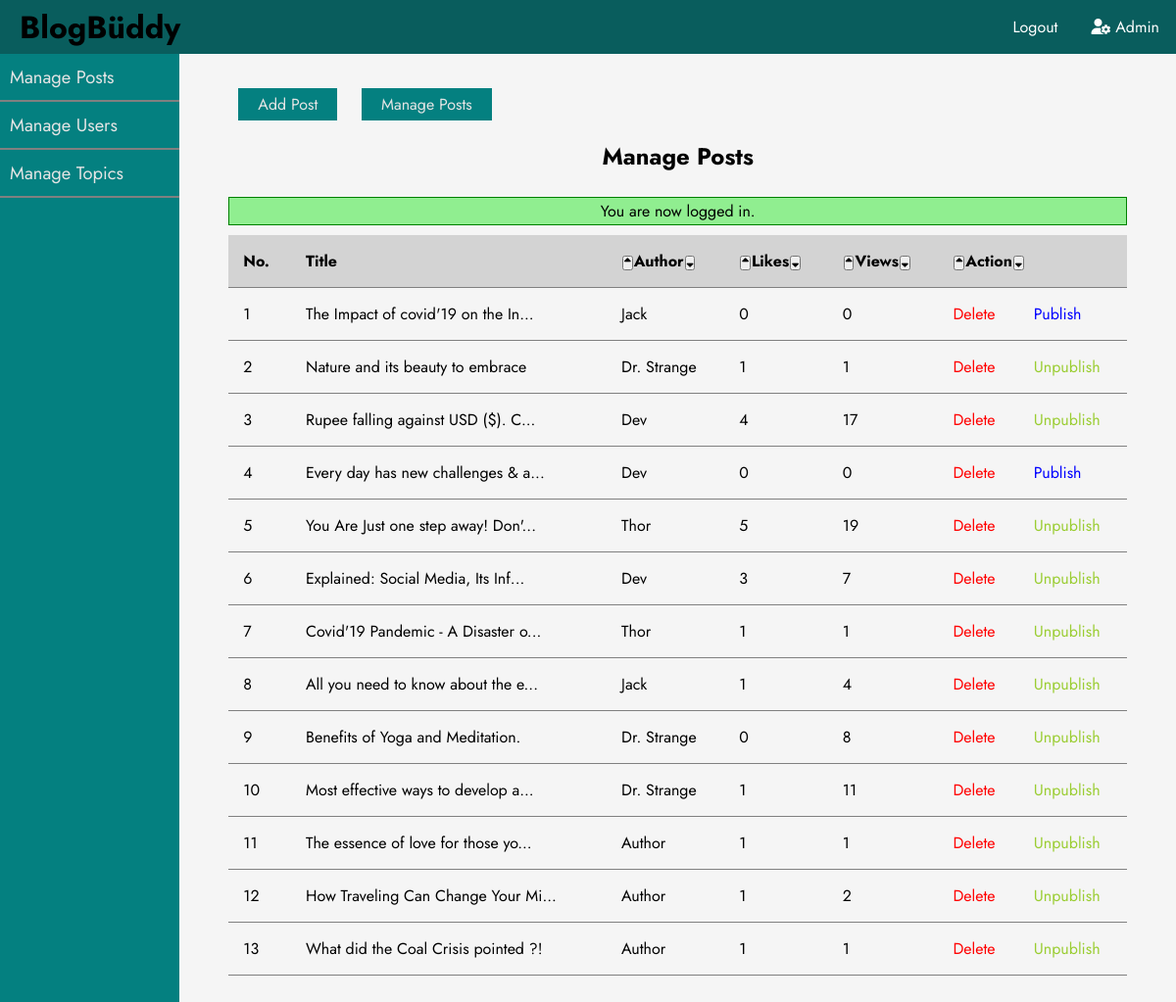
/admin/post/index.php (signed in), run on the app's committed database.
### tables this page shows
CREATE TABLE `posts` (
  `id` int(11) NOT NULL,
  `user_id` int(11) NOT NULL,
  `username` varchar(60) NOT NULL,
  `topic_id` int(11) DEFAULT NULL,
  `title` varchar(255) NOT NULL,
  `image` varchar(255) NOT NULL,
  `body` text NOT NULL,
  `published` tinyint(4) NOT NULL,
  `created_at` datetime NOT NULL DEFAULT current_timestamp(),
  `likes` int(11) NOT NULL,
  `views` int(11) NOT NULL
);

### app/database/db.php (called while the page is built, shortened)
<?php
    require("connect.php");
    function selectAll($table, $conditions = [])
    {
        global $conn;
        $sql = "SELECT * FROM $table";
        if(empty($conditions))
        {
            $stmt = $conn->prepare($sql);
            $stmt->execute();
            $records = $stmt->get_result()->fetch_all(MYSQLI_ASSOC);
            return $records;
        }
    }
?>

### app/controllers/posts.php (called while the page is built, shortened)
<?php
include("C:/xampp/htdocs/blogbuddy/app/database/db.php");
$table = 'posts' ;
$posts = selectAll($table);
?>

### admin/post/index.php (the view, shortened to what this page needs)
<?php include("C:/xampp/htdocs/blogbuddy/app/controllers/posts.php");
if($_SESSION['admin'])
{
  $posts = selectAll('posts');
}
else
$posts = selectAll('posts',['user_id'=>$_SESSION['id']]);
?>
<!DOCTYPE html>
<html lang="en">
<head>
  <link rel="stylesheet" href="https://cdnjs.cloudflare.com/ajax/libs/font-awesome/6.1.1/css/all.min.css" />
  <link rel="stylesheet" type="text/css" href="../../assets/css/admin-style.css">
</head>
<body>
  <?php include("C:/xampp/htdocs/blogbuddy/app/includes/adminHeader.php"); ?>
  <div class="page-wrapper">
      <div class="admin-wrapper">
          <?php include("C:/xampp/htdocs/blogbuddy/app/includes/adminSidebar.php"); ?>
          <div class="admin-content">
            <div class="button-group">
                <a href="create.php" class="btn">Add Post</a>
                <a href="index.php" class="btn">Manage Posts</a>
            </div>
            <div class="content">
                <h2 class="page-title">Manage Posts</h2>
                <?php include("C:/xampp/htdocs/blogbuddy/app/includes/messages.php"); ?>
                <table>
                    <thead>
                      <form action='' method="post">
                      <tr>
                        <th>
                          No.
                        </th>
                        <th>Title</th>
                        <?php if($_SESSION['admin']):?>
                        <th>
                            <button name="auth-asc" class="fa-solid fa-sort-up"></button>Author<button name="auth-dsc" class="fa-solid fa-sort-down"></button>
                        </th>
                        <?php endif;?>
                        <th>
                            <button name="likes-asc"class="fa-solid fa-sort-up"></button>Likes<button name="likes-dsc" class="fa-solid fa-sort-down"></button>
                        </th>
                        <th>
                            <button name="views-asc" class="fa-solid fa-sort-up"></button>Views<button name="views-dsc" class="fa-solid fa-sort-down"></button>
                        </th>
                        <th colspan="<?php if($_SESSION['admin']){ echo '2';} else echo '3';?>" style="text-align: left;">
                            <button name="pub-asc" class="fa-solid fa-sort-up"></button>Action<button name="pub-dsc" class="fa-solid fa-sort-down"></button>
                        </th>
                      </tr>
                      </form>
                    </thead>
                    <tbody>
                    <?php foreach($posts as $key => $post): ?>
                          <tr>
                            <td><?php echo $key + 1; ?></td>
                            <?php if (strlen($post['title'])>35) :?>
                              <td><?php echo substr($post['title'],0,32)."..."; ?></td>
                            <?php else:?>
                              <td><?php echo $post['title']; ?></td>
                            <?php endif;?>
                            <?php if($_SESSION['admin']):?>
                              <td><?php echo $post['username']; ?></td>
                            <?php endif;?>
                            <td><?php echo $post['likes']; ?></td>
                            <td><?php echo $post['views']; ?></td>
                            <td><a href="edit.php?delete_id=<?php echo $post['id']; ?>" class="delete">Delete</a></td>
                            <?php if($post['published']):?>
                                <td><a href="edit.php?published=0&p_id=<?php echo $post['id']; ?>" class="publish" style="color:yellowgreen;">Unpublish</a></td>
                            <?php else: ?>
                                <td><a href="edit.php?published=1&p_id=<?php echo $post['id']; ?>" class="publish">Publish</a></td>
                            <?php endif;?>
                          </tr>
                      <?php endforeach;?>
                    </tbody>
                </table>
            </div>
          </div>
      </div>
  </div>
</body>
</html>

### app/includes/adminHeader.php (shortened to what this page needs)
<header class="header">
    <div class="logo">
      <a href="http://localhost:9999/blogbuddy/index.php"><h1 class="logo-text"><span class="logo-name">Blog</span><span class="logo-name">Büddy</span></h1></a>
    </div>
    <ul class="nav">
      <li  class="nav-tab"><a class="nav-tab-li" href="http://localhost:9999/blogbuddy/logout.php"> Logout </a></li>
      <li  class="nav-tab"><a class="nav-tab-li" href="http://localhost:9999/blogbuddy/profile.php">
      <?php if ($_SESSION['admin']):?>
      <i class="fa-solid fa-user-gear"></i>
      <?php else:?>
      <i class="fa-solid fa-user"></i>
      <?php endif;?>
      <?php echo $_SESSION['username']; ?>
      </a></li>
    </ul>
</header>

### app/includes/adminSidebar.php
<div class="left-sidebar">
<ul class="manage-list">
    <li class="list-item"><a href="http://localhost:9999/blogbuddy/admin/post/index.php">Manage Posts</a></li>
    <?php if($_SESSION['admin']):?>
    <li class="list-item"><a href="http://localhost:9999/blogbuddy/admin/user/index.php">Manage Users</a></li>
    <?php endif;?>
    <li class="list-item"><a href="http://localhost:9999/blogbuddy/admin/topic/index.php">Manage Topics</a></li>
</ul>
</div>

### app/includes/messages.php (shortened to what this page needs)
<?php if(isset($_SESSION['message'])) : ?>
    <?php if($_SESSION['type'] == 'error') : ?>
        <div class="msg <?php echo $_SESSION['type']; ?>" style="margin:7px auto;">
            <span style="width:100%;
                        margin: 10px auto;
                        padding: 2px 10px ;
                        border: 1px solid red;
                        background-color: #dd6666;
                        display:block; text-align:center;">
                <?php echo $_SESSION['message']; ?>
            </span>
            <?php
                unset($_SESSION['message']);
                unset($_SESSION['type']);
            ?>
        </div>
    <?php else: ?>
        <div class="msg <?php echo $_SESSION['type']; ?>" style="margin:7px auto;">
            <span style="width:100%;
                        margin: 10px auto;
                        padding: 2px 10px ;
                        border: 1px solid green;
                        background-color: lightgreen;
                        display:block; text-align:center;">
                <?php echo $_SESSION['message']; ?>
            </span>
        </div>
    <?php endif; ?>
<?php endif; ?>

### app/assets/css/admin-style.css (style rules this page uses)
* { font-family: 'Jost', sans-serif; margin: 0px; padding: 0px; box-sizing: border-box; }
:root { --pri-col: teal; --sec-col: black; --tri-col: whitesmoke; --sdw-col: #e4e4e4; }
body { height: 100vh; width: 100%; background: whitesmoke; }
a { text-decoration: none; color: inherit; }
header { height:55px; background-color: rgb(9, 93, 93); display: flex; flex-direction: row; align-items: center; justify-content: space-between; position: sticky; top:0px; }
.logo { margin:10px 15px; padding:0px 5px; float: left; }
.nav { float: right; list-style: none; display: flex; flex-direction: row; align-items: center; justify-content: space-evenly; flex-wrap: wrap; }
.nav-tab { margin: 7px; padding: 8px 10px; transition: all 0.5s; }
.nav-tab-li { text-decoration: none; color: white; }
.page-wrapper { height:100%; }
.admin-wrapper { height: 100%; display: flex; }
.left-sidebar { flex:2; background-color: rgb(4, 128, 128); height:100%; }
.manage-list { font-size:1.15rem; list-style: none; }
.list-item { padding: 10px; border-bottom:2px solid grey; transition: all 0.25s; }
.list-item a { cursor: pointer; color: #e4e4e4; display: block; }
.admin-content { margin:auto; flex:8; height: 100%; width: fit-content; padding: 40px ; overflow-y: scroll; }
.btn { padding:5px 20px; margin:10px; background-color: rgb(4, 128, 128); color: #e4e4e4; border: none; }
.page-title { margin: 1.5rem; text-align: center; }
table { border-collapse: collapse; width: 100%; text-align: left; }
th, td { padding: 15px; border-bottom: 1px solid grey; }
.delete { color: red; }
.publish,.un-publish { color: blue; }

### admin/post/index.php (style rules this page uses)
header { z-index:1; }
body { z-index:0; overflow-y:hidden; }
.page-wrapper { height:100%; }
.admin-wrapper { height: 100%; width: 100%; display: flex; position:fixed; top:55px; }
.left-sidebar { flex:1; background-color: rgb(4, 128, 128); height:100%; }
.admin-content { margin:auto; flex:5; height: 100%; width: fit-content; padding: 50px ; padding-top: 40px ; overflow-y: scroll; z-index:1; }
thead { background:lightgrey; }
.fa-sort-up,.fa-sort-down { font-size:0.67rem; padding:0px; margin:1px; }

### data on the page
posts: title "The Impact of covid'19 on the In", username "Jack", likes "0", views "0"
posts: title "Nature and its beauty to embrace", username "Dr. Strange", likes "1", views "1"
posts: title "Rupee falling against USD ($). C", username "Dev", likes "4", views "17"
posts: title "Every day has new challenges & a", username "Dev", likes "0", views "0"
posts: title "You Are Just one step away! Don'", username "Thor", likes "5", views "19"
posts: title "Explained: Social Media, Its Inf", username "Dev", likes "3", views "7"
posts: title "Covid'19 Pandemic - A Disaster o", username "Thor", likes "1", views "1"
posts: title "All you need to know about the e", username "Jack", likes "1", views "4"
posts: title "Benefits of Yoga and Meditation.", username "Dr. Strange", likes "0", views "8"
posts: title "Most effective ways to develop a", username "Dr. Strange", likes "1", views "11"
posts: title "The essence of love for those yo", username "Author", likes "1", views "1"
posts: title "How Traveling Can Change Your Mi", username "Author", likes "1", views "2"
posts: title "What did the Coal Crisis pointed ?!", username "Author", likes "1", views "1"

### other printed values
$_SESSION['username'] "Admin"
$_SESSION['message'] "You are now logged in."
